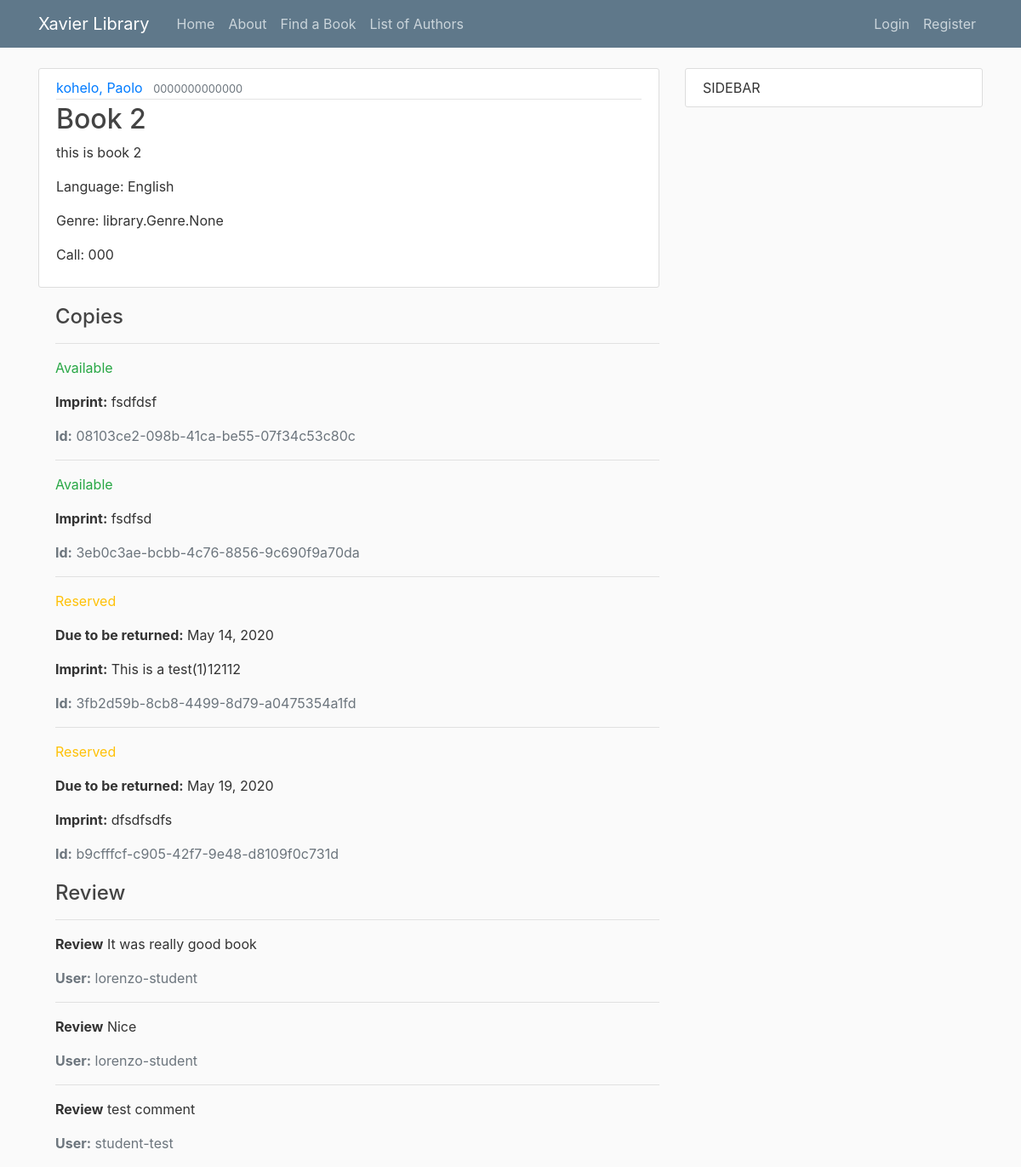
/book/2/, run on the app's committed database.
### library/models.py (models this page shows, shortened)
class Book(models.Model):
    title = models.CharField(max_length=200)
    author = models.ForeignKey('Author', on_delete=models.SET_NULL, null=True)
    summary = models.TextField(max_length=1000, help_text="Enter a brief description of the book")
    isbn = models.CharField('ISBN', max_length=13,
                            help_text='13 Character <a href="https://www.isbn-international.org/content/what-isbn'
                                      '">ISBN number</a>')
    genre = models.ManyToManyField(Genre, help_text="Select a genre for this book")
    language = models.ForeignKey('Language', on_delete=models.SET_NULL, null=True)
    call = models.CharField('Call Number', max_length=3, help_text="Enter a 3 digit call number", null=True)
    def display_genre(self):
        """Creates a string for the Genre. This is required to display genre in Admin."""
        return ', '.join([genre.name for genre in self.genre.all()[:3]])
    display_genre.short_description = 'Genre'

class Author(models.Model):
    first_name = models.CharField(max_length=100)
    last_name = models.CharField(max_length=100)
    date_of_birth = models.DateField(null=True, blank=True)
    date_of_death = models.DateField('died', null=True, blank=True)
    class Meta:
        ordering = ['last_name', 'first_name']
    def __str__(self):
        return '{0}, {1}'.format(self.last_name, self.first_name)

class Language(models.Model):
    name = models.CharField(max_length=200,
                            help_text="Enter the book's natural language (e.g. English, French, Japanese etc.)")
    def __str__(self):
        return self.name

class BookInstance(models.Model):
    id = models.UUIDField(primary_key=True, default=uuid.uuid4,
                          help_text="Unique ID for this particular book across whole library")
    book = models.ForeignKey('Book', on_delete=models.SET_NULL, null=True)
    imprint = models.CharField(max_length=200)
    due_back = models.DateField(null=True, blank=True, help_text="YYYY-MM-DD")
    borrower = models.ForeignKey(User, on_delete=models.SET_NULL, null=True, blank=True)
    LOAN_STATUS = (
        ('a', 'Available'),
        ('r', 'Reserved'),
    )
    """('d', 'Maintenance'),"""
    """('o', 'On loan'),"""
    status = models.CharField(
        max_length=1,
        choices=LOAN_STATUS,
        blank=True,
        default='a',
        help_text='Book availability')
    class Meta:
        ordering = ['due_back']
        permissions = (("can_mark_returned", "Set book as returned"),)

class comment(models.Model):
    book = models.ForeignKey('Book', on_delete=models.SET_NULL, null=True)
    comment = models.TextField(max_length=1000, help_text="Enter a Comment")
    author = models.ForeignKey(User, on_delete=models.SET_NULL, null=True)

### library/views.py (the view)
# urls.py: path('book/<int:pk>/',BookDetailView.as_view(), name='book-detail'),#path('book/<book>',views.book, name='library-book'),
class BookDetailView(DetailView):
	model = Book

### library/templates/library/book_detail.html (shortened to what this page needs)
{% extends "library/base.html" %}
{% block content%}
			<article class="media content-section">
			  <div class="media-body">
			    <div class="article-metadata">
			      <a class="mr-2" href="{% url 'author-detail' object.author.id %}">{{ object.author }}</a>
			      <small class="text-muted">{{ object.isbn }}</small>
			    </div>
			    <h2 class="article-title">{{ object.title }}</h2>
			    <p class="article-content">{{ object.summary }}</p>
			    <p class="article-content">Language: {{ object.language }}</p>
			    <p class="article-content">Genre: {{ object.genre }}</p>
			    <p class="article-content">Call: {{ object.call }}</p>
			  </div>
			 </article>
			  <div style="margin-left:20px;margin-top:20px">
			    <h4>Copies</h4>
			    {% for copy in object.bookinstance_set.all %}
			      <hr>
			      <p class="{% if copy.status == 'a' %}text-success{% elif copy.status == 'm' %}text-danger{% else %}text-warning{% endif %}">
			        {{ copy.get_status_display }}
			      </p>
			      {% if copy.status != 'a' %}
			        <p><strong>Due to be returned:</strong> {{ copy.due_back }}</p>
			      {% endif %}
			      <p><strong>Imprint:</strong> {{ copy.imprint }}</p>
			      <p class="text-muted"><strong>Id:</strong> {{ copy.id }}</p>
			    {% endfor %}
			  </div>
			<div style="margin-left:20px;margin-top:20px">
			    <h4>Review</h4>
			    {% for comment in book.comment_set.all %}
			      <hr>
			      <p><strong>Review</strong> {{ comment.comment }}</p>
			      <p class="text-muted"><strong>User:</strong> {{ comment.author }}</p>
			    {% endfor %}
			  </div>
{% endblock content %}

### library/static/library/main.css (style rules this page uses)
body { background: #fafafa; color: #333333; margin-top: 5rem; }
h1, h2, h3, h4, h5, h6 { color: #444444; }
.content-section { background: #ffffff; padding: 10px 20px; border: 1px solid #dddddd; border-radius: 3px; margin-bottom: 20px; }
.article-title { color: #444444; }
.article-content { white-space: pre-line; }
.article-metadata { padding-bottom: 1px; margin-bottom: 4px; border-bottom: 1px solid #e3e3e3 }

### data on the page
Book: author "kohelo, Paolo", isbn "0000000000000", title "Book 2", summary "this is book 2", language "English", genre "library.Genre.None", call "000"
BookInstance: status "Available", imprint "fsdfdsf", id "08103ce2-098b-41ca-be55-07f34c53c80c"
BookInstance: status "Available", imprint "fsdfsd", id "3eb0c3ae-bcbb-4c76-8856-9c690f9a70da"
BookInstance: status "Reserved", due_back "May 14, 2020", imprint "This is a test(1)12112", id "3fb2d59b-8cb8-4499-8d79-a0475354a1fd"
BookInstance: status "Reserved", due_back "May 19, 2020", imprint "dfsdfsdfs", id "b9cfffcf-c905-42f7-9e48-d8109f0c731d"
comment: comment "It was really good book", author "lorenzo-student"
comment: comment "Nice", author "lorenzo-student"
comment: comment "test comment", author "student-test"
